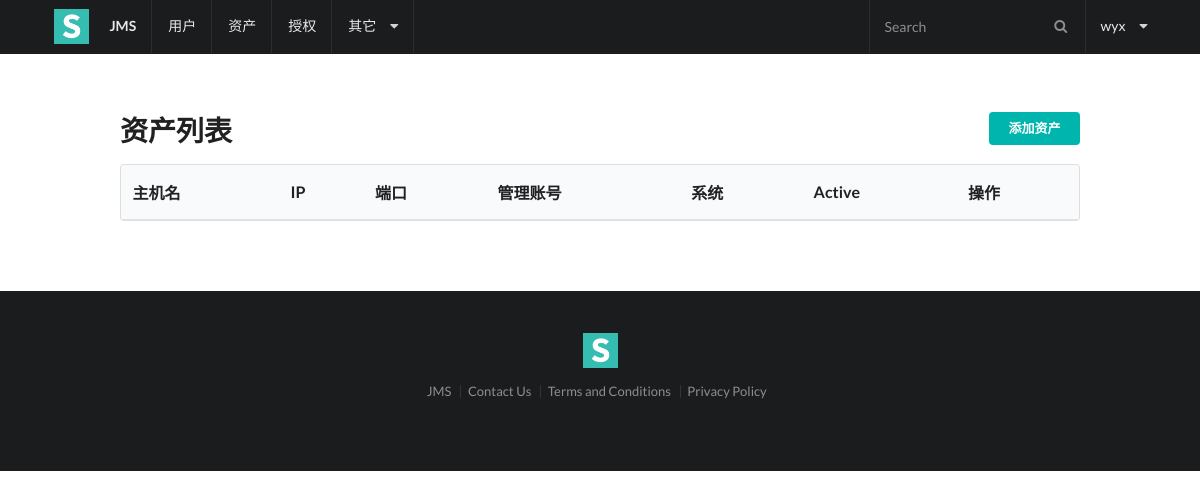
Page /assets/ (signed in) on the earlier database version.
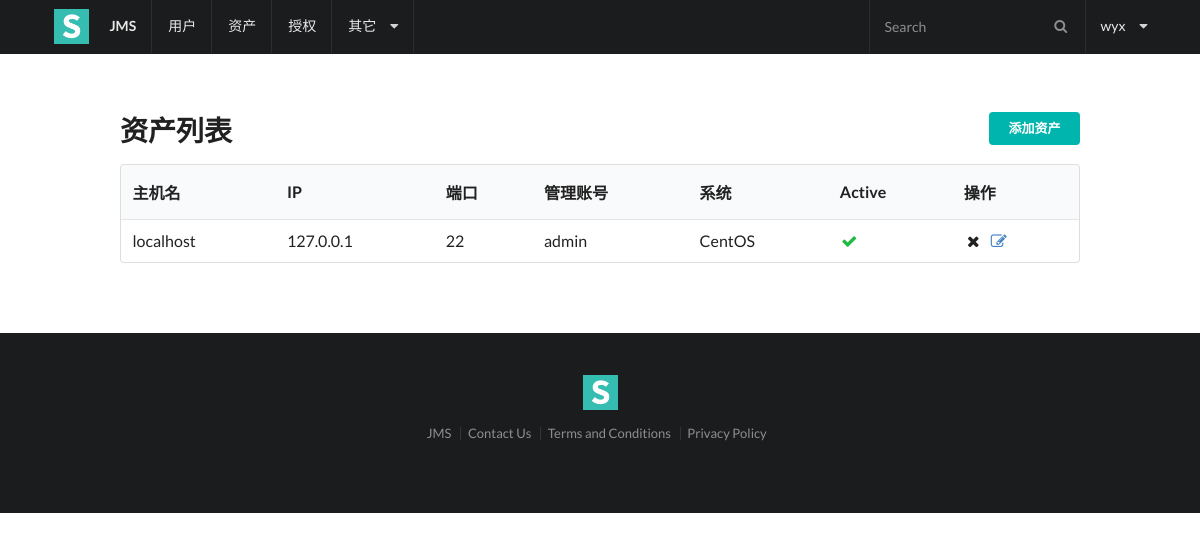
Same page on the later database version.
### assets/models.py (models this page shows, shortened)
class Assets(models.Model):
    OS_Choice = [
        ('C', 'CentOS'),
        ('U', 'Ubuntu'),
        ('D', 'Debian'),
        ('R', 'Redhat'),
        ('B', 'BSD'),
    ]
    hostname = models.CharField(unique=True, max_length=128, verbose_name='Hostname')
    ip = models.GenericIPAddressField(verbose_name='IP', unique=True)
    port = models.IntegerField(default=22, verbose_name='端口')
    username = models.CharField(max_length=20, verbose_name='管理用户名')
    password = models.CharField(max_length=32, verbose_name='密码')
    os = models.CharField(choices=OS_Choice, max_length=2, verbose_name='系统平台')
    is_active = models.BooleanField(default=True, verbose_name='激活')

### assets/views.py (the view)
# urls.py: path('', views.AssetListView.as_view(), name='list'),
class AssetListView(LoginRequiredMixin, ListView):
    model = Assets
    context_object_name = 'assets'
    template_name = 'assets/list.html'

### assets/templates/assets/list.html (shortened to what this page needs)
{% extends 'base.html' %}
{% block content %}
    <a class="ui right floated small teal labeled button" id="asset_add_btn" href="{% url 'assets:create' %}"> 添加资产 </a>
    <h1 class="ui header">资产列表</h1>
    <table class="ui striped table">
        <thead>
        <tr>
            <th>主机名</th>
            <th>IP</th>
            <th>端口</th>
            <th>管理账号</th>
            <th>系统</th>
            <th>Active</th>
            <th>操作</th>
        </tr>
        </thead>
        <tbody>
        {% for asset in assets %}
            <tr {% if not asset.is_active %} class="error" {% endif %}>
                <td>{{ asset.hostname }}</td>
                <td>{{ asset.ip }}</td>
                <td>{{ asset.port }}</td>
                <td>{{ asset.username }}</td>
                <td>{{ asset.get_os_display }}</td>
                {% if not asset.is_active %}
                    <td class="error"><i class="remove icon"></i></td>
                {% else %}
                    <td class="aligned">
                        <i class="green checkmark icon"></i>
                    </td>
                {% endif %}
                <td>
                    <i class="remove asset icon" href="{% url 'assets:del' asset.id %}"></i>
                    <a href="{% url 'assets:update' asset.id %}"><i class="edit icon"></i></a>
                </td>
            </tr>
        {% endfor %}
        </tbody>
    </table>
{% endblock %}

Differences in the rows shown:
added Assets: hostname "localhost", ip "127.0.0.1", port "22", username "admin", os "CentOS", is_active True (drawn)
